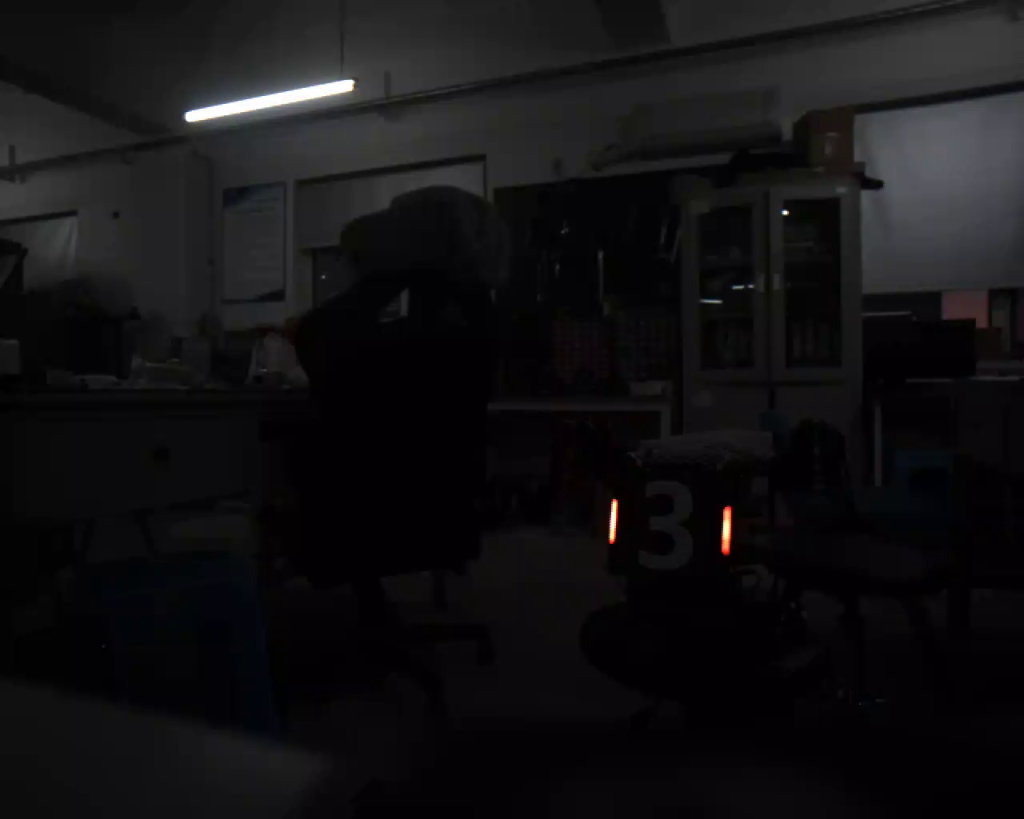
//> input picture assets/armor_red_frame0.png, 1024 x 819 px
$ ./03_detect   (built with g++ and OpenCV 4)
//> lines starting //> are read from the running program, lines starting //| are printed output that depends on the picture; after the words box and inside, x2 and y2 are one past the last pixel; in counts of white or black regions, pixels touching at a corner belong together
#include <opencv2/opencv.hpp>
#include <algorithm>
#include <cmath>
#include <fstream>
#include <iomanip>
#include <iostream>
#include <sstream>
#include <string>
#include <vector>

#ifndef PROJECT_ROOT
#define PROJECT_ROOT "."
#endif

static std::string fmt(double v, int p = 2) {
    std::ostringstream os;
    os << std::fixed << std::setprecision(p) << v;
    return os.str();
}

struct LightBar {
    cv::Point2f center, dir, top, bottom;
    double length = 0, width = 0, angle = 0, area = 0;
    std::vector<cv::Point2f> box;
};

// 四点按固定顺序连接后是否构成凸四边形，同时用鞋带公式算面积
static bool isConvexQuad(const std::vector<cv::Point2f>& p, double& area) {
    if (p.size() != 4) return false;
    int pos = 0, neg = 0;
    double area2 = 0;
    for (int i = 0; i < 4; ++i) {
        const cv::Point2f a = p[(i + 1) % 4] - p[i];
        const cv::Point2f b = p[(i + 2) % 4] - p[(i + 1) % 4];
        const double cr = a.x * b.y - a.y * b.x;
        if (cr > 1e-6) ++pos;
        else if (cr < -1e-6) ++neg;
        area2 += p[i].x * p[(i + 1) % 4].y - p[(i + 1) % 4].x * p[i].y;
    }
    area = std::fabs(area2) / 2.0;
    return (pos == 0 || neg == 0) && area >= 1.0;
}

int main() {
    const std::string root = PROJECT_ROOT;
    const std::string image_path = root + "/assets/armor_red_frame0.png";
    cv::Mat img = cv::imread(image_path, cv::IMREAD_COLOR);
//> img is the input picture: 819 rows x 1024 cols, CV_8UC3; mean B, G, R 19.4, 17.2, 18.5
    if (img.empty()) {
        std::cerr << "无法读取图像: " << image_path << std::endl;
        return 1;
    }

    std::ofstream out(root + "/results/03_detect.log");
    auto log = [&](const std::string& line) {
        std::cout << line << std::endl;
        out << line << std::endl;
    };

    // ---- 与练习 02 相同的分割流程 ----
    std::vector<cv::Mat> ch;
    cv::split(img, ch);
    const cv::Mat& B = ch[0];
    const cv::Mat& R = ch[2];
    cv::Mat diff16, score16, score8;
    cv::subtract(R, B, diff16, cv::noArray(), CV_16S);
    cv::Mat zero = cv::Mat::zeros(diff16.size(), diff16.type());
    cv::max(diff16, zero, score16);
    score16.convertTo(score8, CV_8U);
    cv::Mat scoreBin, rBin, mask, closed;
    cv::threshold(score8, scoreBin, 60, 255, cv::THRESH_BINARY);
    cv::threshold(R, rBin, 100, 255, cv::THRESH_BINARY);
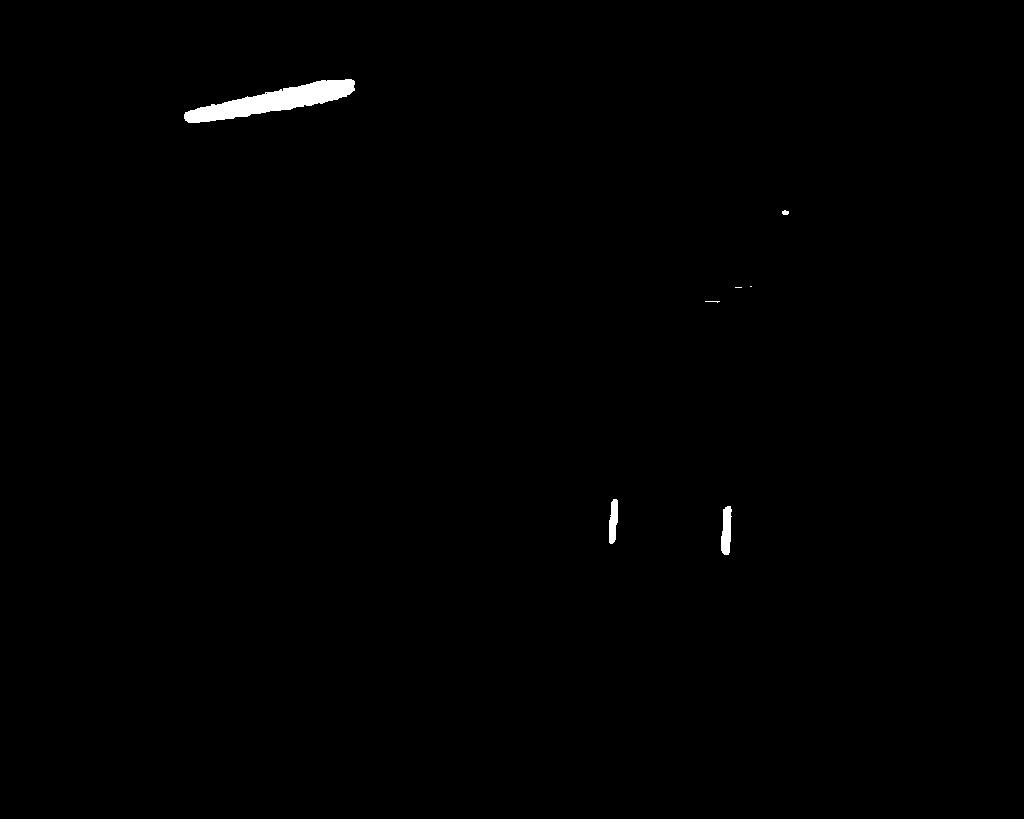
//> rBin: 819 rows x 1024 cols, CV_8UC1; 0.47% white; 7 white regions (3 under 20 px), largest, box (x1, y1, x2, y2) and area: (184, 79, 355, 123) 3149, (721, 506, 732, 555) 409, (609, 499, 618, 544) 313, (782, 210, 789, 215) 28
    cv::bitwise_and(scoreBin, rBin, mask);
//> mask: 819 rows x 1024 cols, CV_8UC1; 0.07% white; 4 white regions (2 under 20 px), largest, box (x1, y1, x2, y2) and area: (721, 506, 732, 555) 382, (609, 499, 618, 544) 221
    cv::Mat kernel = cv::getStructuringElement(cv::MORPH_RECT, cv::Size(3, 3));
    cv::morphologyEx(mask, closed, cv::MORPH_CLOSE, kernel);
//> closed: 819 rows x 1024 cols, CV_8UC1; 0.08% white; 4 white regions (2 under 20 px)

    log("=== 练习 03：轮廓、灯条几何与配对 ===");
    log("按讲义 2.7 的要求，日志保留每个被拒绝对象的具体数值，而不只显示最终候选数");
    log("");
    log("[阶段 1] 分割：S=max(R-B,0)>60 且 R>100，3x3 闭运算");
    log("");
    log("[阶段 2] 轮廓与灯条几何筛选");
    log("条件: 轮廓面积>=20, 长度 L>=6, W>0 且 L/W>=2, 偏离竖直方向<=35°");
    log("注意: 长轴端点由 c ± (L/2)u 得到，u 为统一朝下的长轴单位向量，不是两条长边的中点");

    std::vector<std::vector<cv::Point>> contours;
    cv::findContours(closed.clone(), contours, cv::RETR_EXTERNAL, cv::CHAIN_APPROX_SIMPLE);
//> contours = 4 contours, 2 with area under 20; largest, box (x1, y1, x2, y2) and area: (721, 506, 732, 555) 354, (609, 499, 618, 544) 176
    cv::Mat canvas = img.clone();
    std::vector<LightBar> bars;

    for (size_t i = 0; i < contours.size(); ++i) {
        const auto& c = contours[i];
        const double area = cv::contourArea(c);
        if (c.size() < 5) {
            log("轮廓 #" + std::to_string(i) + " 点数=" + std::to_string(c.size()) + " <5 -> 拒绝: 点数不足");
            continue;
        }
        cv::RotatedRect rr = cv::minAreaRect(c);
        cv::Point2f pts[4];
        rr.points(pts);
        const double len0 = cv::norm(pts[1] - pts[0]);
        const double len1 = cv::norm(pts[2] - pts[1]);
        const double L = std::max(len0, len1), W = std::min(len0, len1);
        cv::Point2f dir = (len0 >= len1) ? (pts[1] - pts[0]) : (pts[2] - pts[1]);
        const double n = cv::norm(dir);
        if (n < 1e-6) {
            log("轮廓 #" + std::to_string(i) + " -> 拒绝: 外接矩形退化");
            continue;
        }
        dir = cv::Point2f(dir.x / n, dir.y / n);
        if (dir.y < 0) dir = -dir;   // 统一朝向图像下方
        const double angle = std::atan2(std::fabs(dir.x), std::fabs(dir.y)) * 180.0 / CV_PI;

        std::string reason;
        if (area < 20) reason = "面积 " + fmt(area) + " < 20";
        else if (L < 6) reason = "长度 " + fmt(L) + " < 6";
        else if (!(W > 0) || L / W < 2) reason = "长宽比 " + fmt(W > 0 ? L / W : 0) + " < 2";
        else if (angle > 35) reason = "倾角 " + fmt(angle) + "° > 35°";

        log("轮廓 #" + std::to_string(i) +
            " 面积=" + fmt(area, 1) + " L=" + fmt(L, 1) + " W=" + fmt(W, 1) +
            " L/W=" + fmt(W > 0 ? L / W : 0) + " 倾角=" + fmt(angle, 1) + "°" +
            " 中心=(" + fmt(rr.center.x, 1) + "," + fmt(rr.center.y, 1) + ")");

        if (!reason.empty()) {
            log("  -> 拒绝: " + reason);
            continue;
        }
        log("  -> 接受为灯条候选");
        LightBar bar;
        bar.center = rr.center;
        bar.dir = dir;
        bar.length = L;
        bar.width = W;
        bar.angle = angle;
        bar.area = area;
        bar.top = cv::Point2f(rr.center.x - dir.x * L * 0.5, rr.center.y - dir.y * L * 0.5);
        bar.bottom = cv::Point2f(rr.center.x + dir.x * L * 0.5, rr.center.y + dir.y * L * 0.5);
        for (const auto& p : pts) bar.box.push_back(p);
        bars.push_back(bar);

        for (int e = 0; e < 4; ++e)
            cv::line(canvas, pts[e], pts[(e + 1) % 4], cv::Scalar(255, 200, 0), 1);
        cv::line(canvas, bar.top, bar.bottom, cv::Scalar(0, 255, 255), 1);
        cv::circle(canvas, bar.top, 3, cv::Scalar(0, 0, 255), -1);
        cv::circle(canvas, bar.bottom, 3, cv::Scalar(0, 0, 255), -1);
    }
//> this loop made 4 passes
//> (area, rr, len0, len1, L, W, n, angle) on passes 1 to 2: (354.5, centre (725.8, 530), size (48.2, 9.2), angle -87.7, 9.19, 48.2, 48.2, 9.19, 48.2, 2.29), (176, centre (613.5, 521), size (44.2, 7.2), angle -87.3, 7.18, 44.24, 44.24, 7.18, 44.24, 2.73)
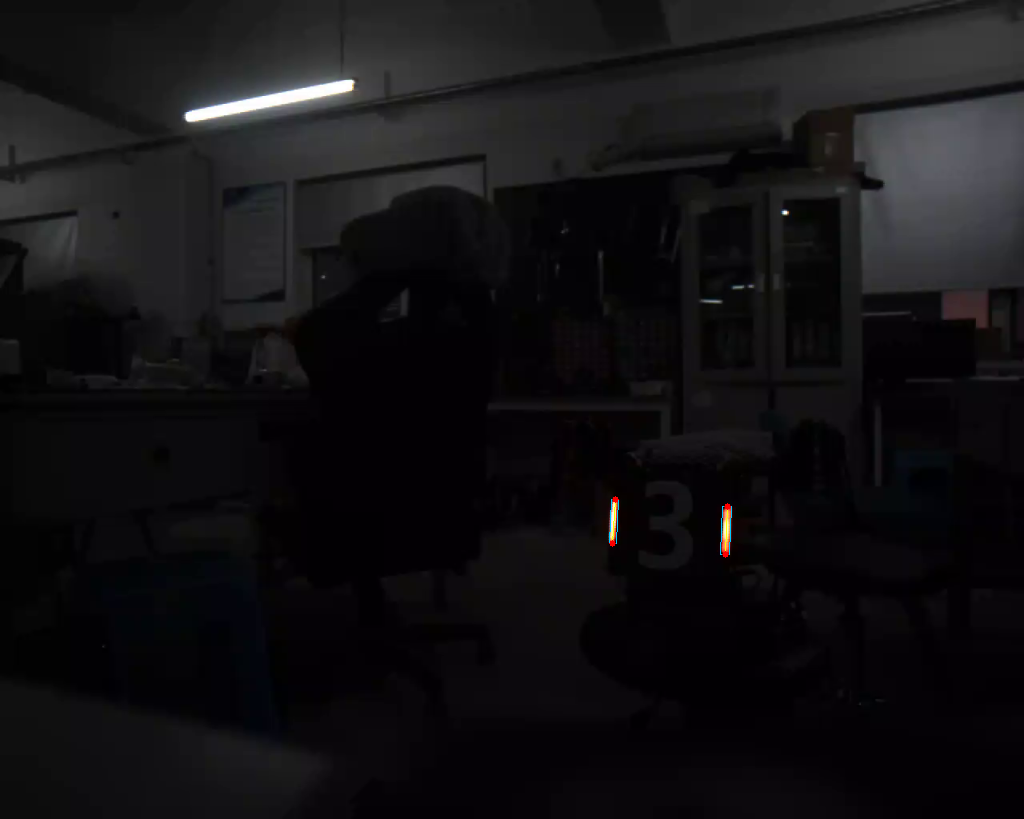
//> canvas: 819 rows x 1024 cols, CV_8UC3; 382 pixels changed, all inside (x1, y1, x2, y2) = (609, 496, 732, 558)
    log("通过筛选的灯条数 = " + std::to_string(bars.size()));
    log("");
    log("[阶段 3] 灯条两两配对");
    log("条件: 长度比<=1.5, |dy|/Lbar<=0.35, d/Lbar∈[0.8,3.2], 长轴夹角<=15°, 四点凸且面积>=1");
    log("四点顺序: 0 左灯条上端 / 1 右灯条上端 / 2 右灯条下端 / 3 左灯条下端");

    int candidates = 0;
    for (size_t i = 0; i < bars.size(); ++i) {
        for (size_t j = i + 1; j < bars.size(); ++j) {
            const LightBar& a = bars[i];
            const LightBar& b = bars[j];
            const double lbar = (a.length + b.length) / 2.0;
            const double lr = std::max(a.length, b.length) / std::min(a.length, b.length);
            const double dyr = std::fabs(a.center.y - b.center.y) / lbar;
            const double dr = cv::norm(a.center - b.center) / lbar;
            double dot = std::max(-1.0, std::min(1.0, static_cast<double>(a.dir.dot(b.dir))));
            double ang = std::acos(dot) * 180.0 / CV_PI;
            ang = std::min(ang, 180.0 - ang);
            const LightBar* left = (a.center.x <= b.center.x) ? &a : &b;
            const LightBar* right = (a.center.x <= b.center.x) ? &b : &a;
            std::vector<cv::Point2f> quad{left->top, right->top, right->bottom, left->bottom};
            double quadArea = 0;
            const bool convex = isConvexQuad(quad, quadArea);

            log("组合 (" + std::to_string(i) + "," + std::to_string(j) + ")" +
                " 长度比=" + fmt(lr) + " |dy|/Lbar=" + fmt(dyr) +
                " d/Lbar=" + fmt(dr) + " 夹角=" + fmt(ang, 1) + "°" +
                " 凸=" + (convex ? "是" : "否") + " 四边形面积=" + fmt(quadArea, 1));

            std::string reason;
            if (lr > 1.5) reason = "长度比 " + fmt(lr) + " > 1.5";
            else if (dyr > 0.35) reason = "|dy|/Lbar " + fmt(dyr) + " > 0.35";
            else if (dr < 0.8 || dr > 3.2) reason = "d/Lbar " + fmt(dr) + " 不在 [0.8,3.2]";
            else if (ang > 15) reason = "夹角 " + fmt(ang, 1) + "° > 15°";
            else if (!convex) reason = "四点非凸或面积 " + fmt(quadArea, 1) + " < 1";

            if (!reason.empty()) {
                log("  -> 拒绝: " + reason);
                continue;
            }
            log("  -> 接受为装甲板候选 #" + std::to_string(candidates));
            ++candidates;

            std::vector<cv::Point> poly;
            for (const auto& p : quad) poly.push_back(cv::Point(cvRound(p.x), cvRound(p.y)));
            std::vector<std::vector<cv::Point>> pp{poly};
            cv::polylines(canvas, pp, true, cv::Scalar(0, 255, 0), 2);
            for (int k = 0; k < 4; ++k) {
                cv::circle(canvas, poly[k], 4, cv::Scalar(0, 255, 255), -1);
                cv::putText(canvas, std::to_string(k), poly[k] + cv::Point(8, -8),
                            cv::FONT_HERSHEY_SIMPLEX, 0.8, cv::Scalar(255, 255, 255), 2);
                log("  点 " + std::to_string(k) + ": (" + fmt(quad[k].x, 1) + ", " + fmt(quad[k].y, 1) + ")");
            }
        }
    }
//> this loop made 2 passes
//> candidates on passes 1 to 2: 1, 1
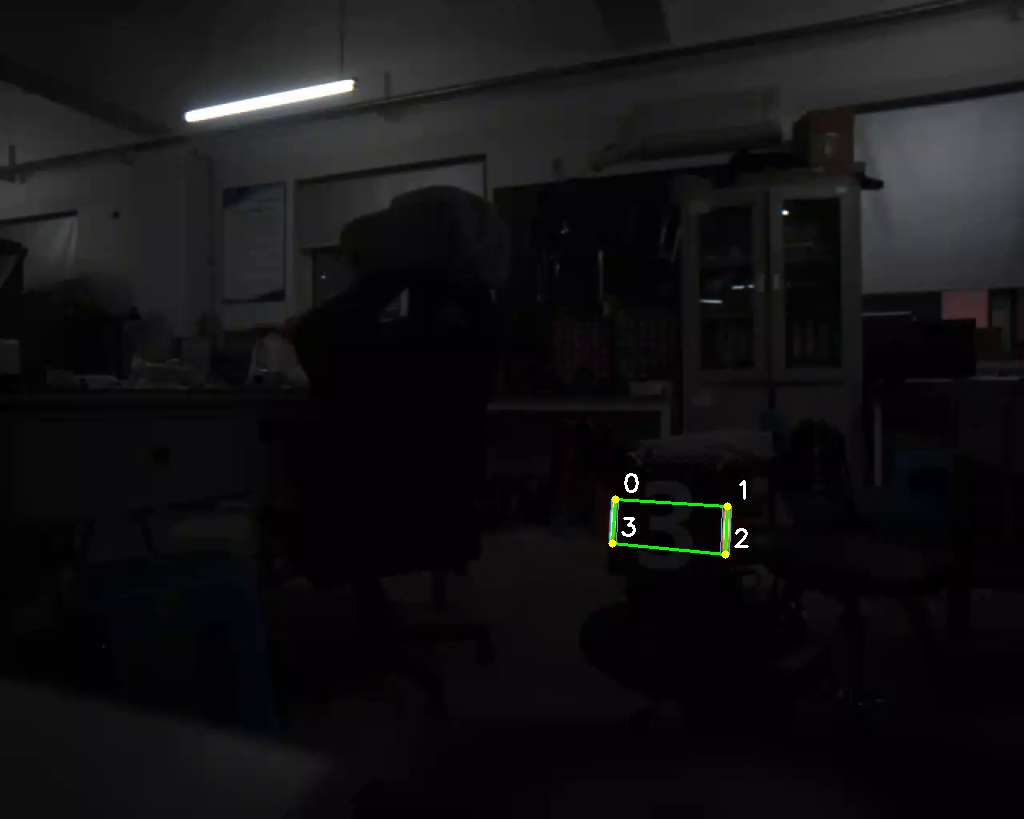
//> canvas: 819 rows x 1024 cols, CV_8UC3; 0.18% of pixels changed, all inside (x1, y1, x2, y2) = (608, 473, 749, 559)
//> after the loop, candidates = 1
    log("");
    log("最终装甲板候选数 = " + std::to_string(candidates));
    log("");
    log("[分层排查提示] 候选为 0 时按 输入 -> 分数 -> 掩膜 -> 连通结构 -> 灯条筛选 -> 配对 顺序看本日志，");
    log("先定位是哪一层的数值被拒绝，再有针对性地改该层参数，不要直接改颜色阈值。");

    cv::imwrite(root + "/results/03_result.png", canvas);

    // 四阶段拼接图，便于一眼看出信息在哪一步丢失
    cv::Mat a, b, c, d;
    const cv::Size half(512, 410);
    cv::resize(img, a, half);
    cv::resize(score8, b, half);
    cv::resize(mask, c, half);
    cv::resize(closed, d, half);
    cv::cvtColor(b, b, cv::COLOR_GRAY2BGR);
    cv::cvtColor(c, c, cv::COLOR_GRAY2BGR);
//> c: 410 rows x 512 cols, CV_8UC3
    cv::cvtColor(d, d, cv::COLOR_GRAY2BGR);
//> d: 410 rows x 512 cols, CV_8UC3
    cv::Mat top, bottom, grid;
    cv::hconcat(a, b, top);
    cv::hconcat(c, d, bottom);
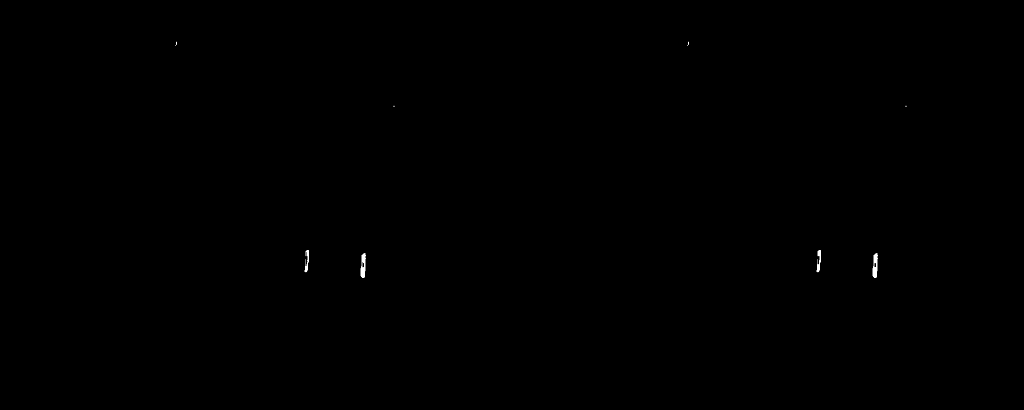
//> bottom: 410 rows x 1024 cols, CV_8UC3; min 0, max 255, mean 0.2
    cv::vconcat(top, bottom, grid);
    cv::putText(grid, "input", cv::Point(10, 25), cv::FONT_HERSHEY_SIMPLEX, 0.7, cv::Scalar(0, 255, 255), 2);
    cv::putText(grid, "color score S", cv::Point(522, 25), cv::FONT_HERSHEY_SIMPLEX, 0.7, cv::Scalar(0, 255, 255), 2);
    cv::putText(grid, "mask", cv::Point(10, 435), cv::FONT_HERSHEY_SIMPLEX, 0.7, cv::Scalar(0, 255, 255), 2);
    cv::putText(grid, "close", cv::Point(522, 435), cv::FONT_HERSHEY_SIMPLEX, 0.7, cv::Scalar(0, 255, 255), 2);
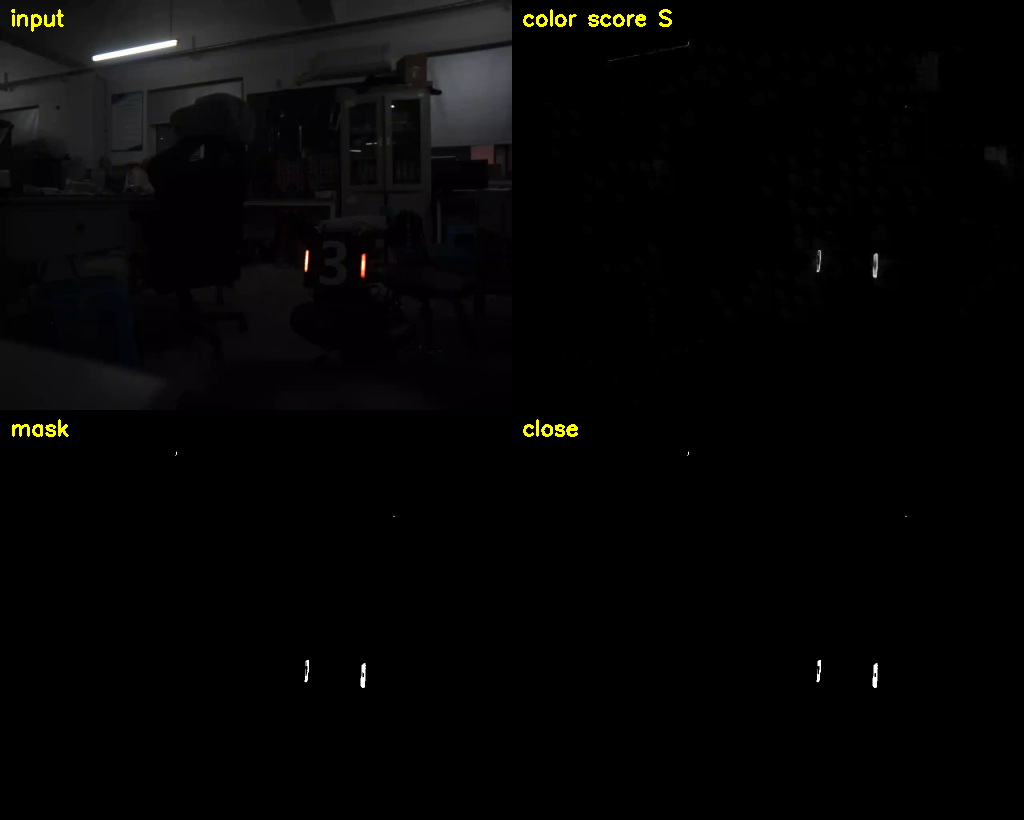
//> grid: 820 rows x 1024 cols, CV_8UC3; mean B, G, R 5, 5.1, 5.5
    cv::imwrite(root + "/results/03_stages.png", grid);
    return 0;
}
